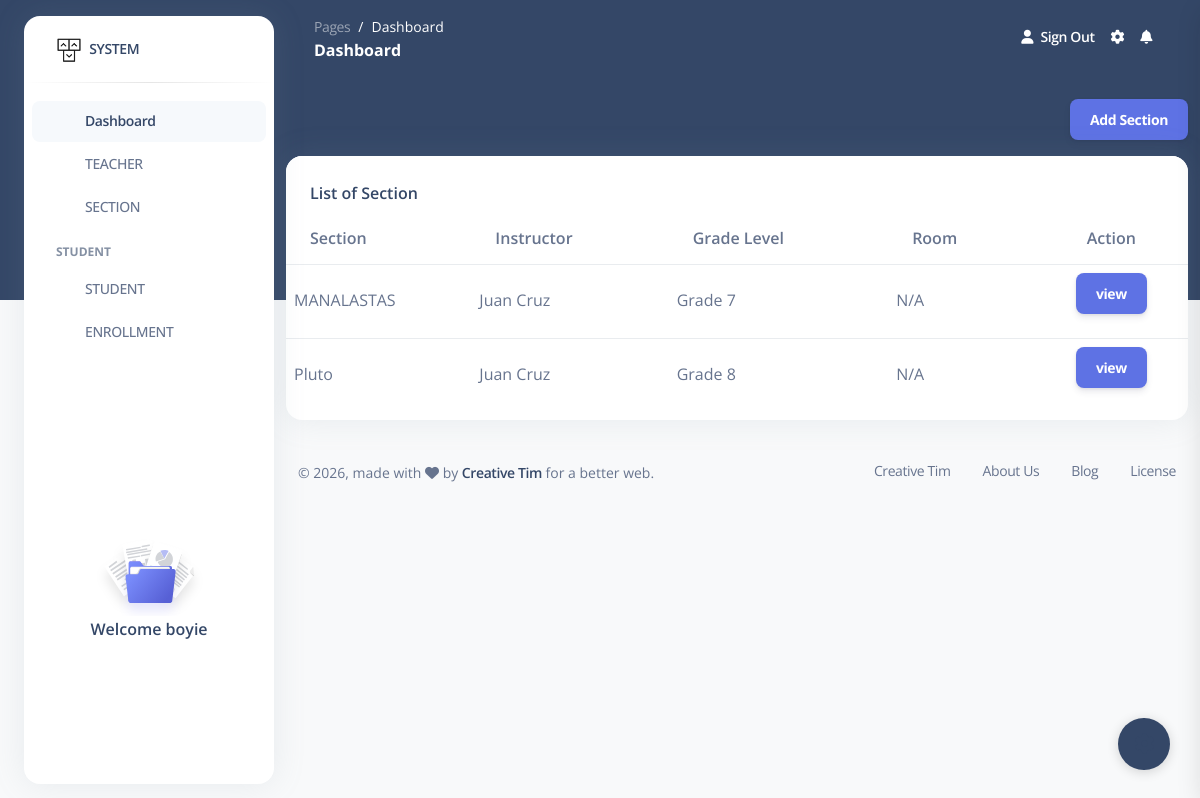
Screenshot of /section_view/ (signed in) with the database file from the repository.
### enrollment/models.py (models this page shows, shortened)
class Section(models.Model):
    section_id = models.UUIDField(primary_key = True, default = uuid.uuid4, editable = False)
    grade_level = models.ForeignKey(GradeLevel, on_delete=models.CASCADE,null=True, blank=True)
    section_name = models.CharField(max_length=20)  # e.g GRADE 7
    instructor = models.ForeignKey(Instructor, on_delete=models.CASCADE,null=True, blank=True)
    semester = models.CharField(max_length=20,null=True, blank=True)
    room = models.CharField(max_length=20,default="N/A")

class Instructor(models.Model):
    instructor_id = models.UUIDField(primary_key = True, default = uuid.uuid4, editable = False)
    user = models.OneToOneField(User,on_delete=models.CASCADE,related_name='instructor_profile',null=True,blank=True)
    first_name = models.CharField(max_length=100)
    middle_name = models.CharField(max_length=50)
    last_name = models.CharField(max_length=100)
    ext_name = models.CharField(max_length=20)
    date_of_birth = models.DateField(default=timezone.now)
    gender = models.CharField(max_length=1, choices=GENDER_CHOICES,default='M')
    address = models.TextField(default='N/A')
    email = models.EmailField(unique=True)
    contact_number = models.CharField(max_length=20,default='N/A')
    licno = models.CharField(max_length=50,default='N/A',unique=True)
    def __str__(self):
        return f"{self.first_name} {self.last_name}"

class GradeLevel(models.Model):
    grade_id = models.UUIDField(primary_key = True, default = uuid.uuid4, editable = False)
    grade_no = models.CharField(max_length=5,unique=True)
    def __str__(self):
        return self.grade_no

### enrollment/views/section.py (the view)
# urls.py: path('section_view/', section.section_view, name='section_view'),
@login_required(login_url='login')
def section_view(request):
    sec = Section.objects.all()
    if request.method == "POST":
        form = SectionForm(request.POST)
        if form.is_valid():
            form.save()
            messages.success(request, "Student Successfully Added")
            return redirect('section_view')
        else:
            messages.error(request, "Please correct the errors below")
    else:
        form = SectionForm()
    return render(request, "enrollment/student/section.html", {'form': form,'sec': sec})

### enrollment/templates/enrollment/student/section.html (shortened to what this page needs)
{% extends 'dashboard.html' %}
{% load static %}
{% block content %}
<div class="row">
  <div>
    <button class="btn btn-primary float-end" data-bs-toggle="modal" data-bs-target="#sectionModal">
       Add Section
    </button>
  </div>
</div>
<div class="row">
  <div class="col-12">
    <div class="card mb-4">
      <div class="card-header pb-0">
        <h6>List of Section</h6>
      </div>
      <div class="card-body px-0 pt-0 pb-2">
        <div class="table-responsive p-0">
          <table class="table align-items-center mb-0">
            <thead>
              <tr>
                <th>Section</th>
                <th>Instructor</th>
                <th>Grade Level</th>
                <th>Room</th>
                <th><center>Action</center></th>
              </tr>
            </thead>
            <tbody>
            {% for i in sec %}
                  <tr>
                    <td>{{ i.section_name }}</td>
                    <td>{{ i.instructor }}</td>
                    <td>Grade {{ i.grade_level.grade_no }}</td>
                    <td>{{ i.room }}</td>
                    <td>
                      <center><a href="{% url 'section_student_list' i.section_id%}" class="btn btn-primary">view</a></center>
                    </td>
                  </tr>
              {% empty %}
                <tr>
                  <td colspan="6"><center><font color="red">No students found for this grade.</font></center></td>
                </tr>
              {% endfor %}
            </tbody>
          </table>
        </div>
      </div>
    </div>
  </div>
</div>
<link href="https://cdn.jsdelivr.net/npm/select2@4.1.0-rc.0/dist/css/select2.min.css" rel="stylesheet" />
{% endblock %}

### enrollment/templates/includes/navigation.html (shortened to what this page needs)
{% load static %}
<aside class="sidenav bg-white navbar navbar-vertical navbar-expand-xs border-0 border-radius-xl my-3 fixed-start ms-4 " id="sidenav-main">
    <div class="sidenav-header">
      <a class="navbar-brand m-0" href=" https://demos.creative-tim.com/argon-dashboard/pages/dashboard.html " target="_blank">
        <img src="{% static 'img/logo-ct-dark.png' %}" width="26px" height="26px" class="navbar-brand-img h-100" alt="main_logo">
        <span class="ms-1 font-weight-bold">SYSTEM</span>
      </a>
    </div>
    <hr class="horizontal dark mt-0">
    <div class="collapse navbar-collapse  w-auto " id="sidenav-collapse-main">
      <ul class="navbar-nav">
        <li class="nav-item">
          <a class="nav-link active" href="/">
            <div class="icon icon-shape icon-sm border-radius-md text-center me-2 d-flex align-items-center justify-content-center">
            </div>
            <span class="nav-link-text ms-1">Dashboard</span>
          </a>
        </li>
        <li class="nav-item">
          <a class="nav-link " href="{% url 'teacher_view' %}">
            <div class="icon icon-shape icon-sm border-radius-md text-center me-2 d-flex align-items-center justify-content-center">
            </div>
            <span class="nav-link-text ms-1">TEACHER</span>
          </a>
        </li>
          <li class="nav-item">
          <a class="nav-link " href="{% url 'section_view' %}">
            <div class="icon icon-shape icon-sm border-radius-md text-center me-2 d-flex align-items-center justify-content-center">
            </div>
            <span class="nav-link-text ms-1">SECTION</span>
          </a>
        </li>
        <li class="nav-item mt-3">
          <h6 class="ps-4 ms-2 text-uppercase text-xs font-weight-bolder opacity-6">STUDENT</h6>
        </li>
        <li class="nav-item">
          <a class="nav-link " href="{% url 'student_view' %}">
            <div class="icon icon-shape icon-sm border-radius-md text-center me-2 d-flex align-items-center justify-content-center">
            </div>
            <span class="nav-link-text ms-1">STUDENT</span>
          </a>
        </li>
        <li class="nav-item">
          <a class="nav-link " href="{% url 'enrollment_create'%}">
            <div class="icon icon-shape icon-sm border-radius-md text-center me-2 d-flex align-items-center justify-content-center">
            </div>
            <span class="nav-link-text ms-1">ENROLLMENT</span>
          </a>
        </li>
      </ul>
    </div>
    <div class="sidenav-footer mx-3 ">
      <div class="card card-plain shadow-none" id="sidenavCard">
        <img class="w-50 mx-auto" src="{% static 'img/illustrations/icon-documentation.svg' %}" alt="sidebar_illustration">
        <div class="card-body text-center p-3 w-100 pt-0">
          <div class="docs-info">
            <h6 class="mb-0">Welcome {{ user }}</h6>
          </div>
        </div>
      </div>
    </div>
  </aside>

### rows the page displays
Section: section_name "MANALASTAS", instructor "Juan Cruz", grade_level.grade_no "7", room "N/A"
Section: section_name "Pluto", instructor "Juan Cruz", grade_level.grade_no "8", room "N/A"

### other values shown
{{ user }} "boyie"
